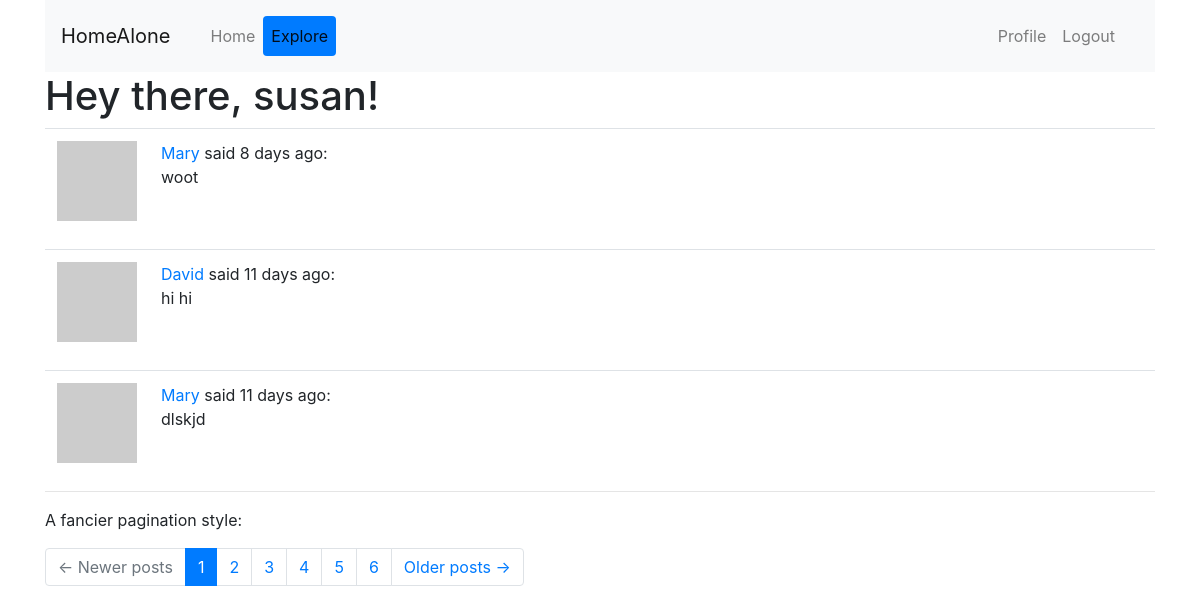
The page /explore (signed in) on the database as committed earlier.
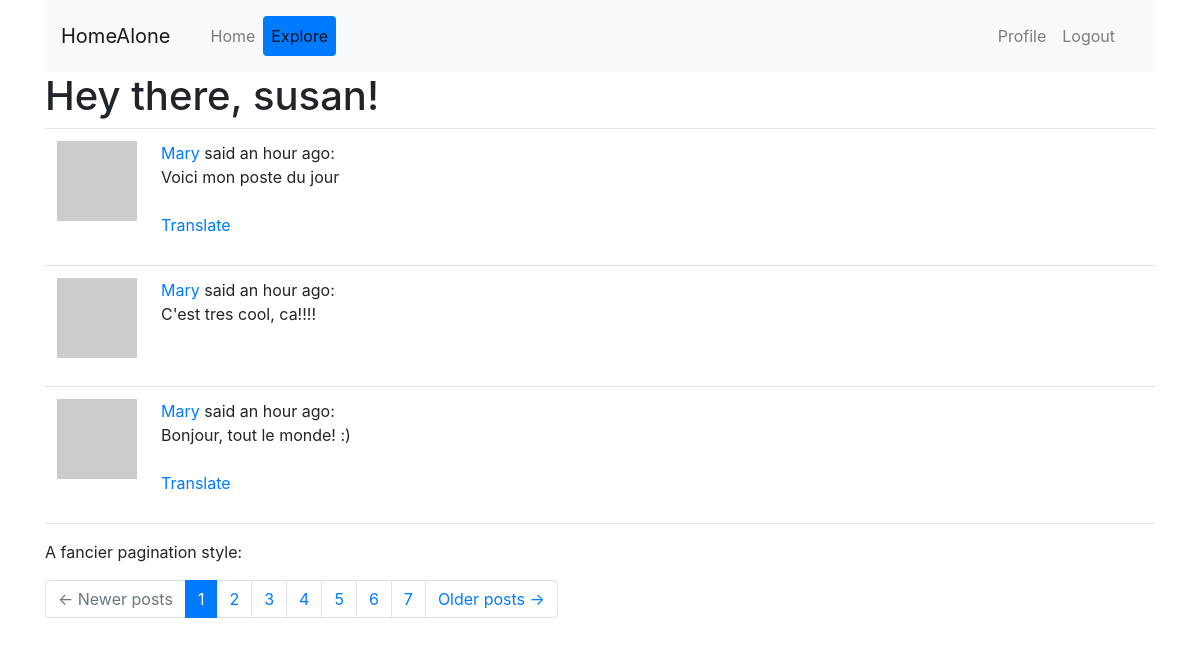
The same page on the database as committed later.
### app/models.py (models this page shows, shortened)
class User(UserMixin, db.Model):
	id = db.Column(db.Integer, primary_key=True)
	username = db.Column(db.String(64), index=True, unique=True)
	email = db.Column(db.String(120), index=True, unique=True)
	password_hash = db.Column(db.String(128))
	posts = db.relationship('Post', backref='author', lazy='dynamic')
	about_me = db.Column(db.String(140))
	last_seen = db.Column(db.DateTime, default=datetime.utcnow)
	followed = db.relationship(
		'User', # right side of relationship (users)
		secondary=followers, # left side of relationship (followers)
		primaryjoin=(followers.c.follower_id == id), # condition that links the left with the association table
		secondaryjoin=(followers.c.followed_id == id), # condition that links the right with the association table
		backref=db.backref('followers', lazy='dynamic'), # how this relationship will be accessed from the right side (from the left, the relationship is named `followed`)
		lazy='dynamic')
	def avatar(self, size):
		digest = md5(self.email.lower().encode('utf-8')).hexdigest()
		return 'https://www.gravatar.com/avatar/{}?d=identicon&s={}'.format(digest, size)

class Post(db.Model):
	id = db.Column(db.Integer, primary_key=True)
	body = db.Column(db.String(140))
	timestamp = db.Column(db.DateTime, index=True, default=datetime.utcnow)
	user_id = db.Column(db.Integer, db.ForeignKey('user.id'))
	language = db.Column(db.String(5))

### app/routes.py (the view)
@app.route('/explore')
@login_required
def explore():
	page = request.args.get('page', 1, type=int)
	pages = Post.query.order_by(Post.timestamp.desc()).paginate(
		page, app.config['POSTS_PER_PAGE'], False)
	posts = pages.items
	next_url = url_for('explore', page=pages.next_num) \
		if pages.has_next else None
	prev_url = url_for('explore', page=pages.prev_num) \
		if pages.has_prev else None
	return render_template('index.html', title="Explore", pages=pages, posts=posts,
						    next_url=next_url, prev_url=prev_url)

### app/models.py (called while the page is built)
@login.user_loader
def load_user(id):
	return User.query.get(int(id))

### app/routes.py (called while the page is built)
@app.before_request
def before_request():
	if current_user.is_authenticated:
		current_user.last_seen = datetime.utcnow()
		db.session.commit()
	g.locale = str(get_locale())

### app/templates/index.html (shortened to what this page needs)
{% extends "base.html" %}
{% from 'bootstrap/form.html' import render_form as rf %}
{% from 'bootstrap/pagination.html' import render_pagination as pagination %}
{% block app_content %}
  <h1>{{ _('Hey there, %(username)s!', username=current_user.username) }}</h1>
  {% for post in posts %}
  	{% include '_post.html' %}
  {% endfor %}
  <hr>
  <p>{{ _('A fancier pagination style:') }}</p>
  {{ pagination(
      pages,
      prev=('<span aria-hidden="true">&larr;</span>{}'.format( _(" Newer posts") ))|safe,
      next=('{}<span aria-hidden="true">&rarr;</span>'.format( _("Older posts ") ))|safe
  ) }}
{% endblock %}

### app/templates/base.html (shortened to what this page needs)
{% extends 'bs-f_base.html' %}
{% from 'bootstrap/nav.html' import render_nav_item as rni %}
  {% block navbar %}
  <div class='container'>
    <nav class='navbar navbar-expand-sm navbar-light bg-light'>
      <a class="navbar-brand" href='/index'>{{ _('HomeAlone') }}</a>
      <div class='collapse navbar navbar-collapse d-flex justify-content-between' id='bs-example-navbar-collapse-1'>
        <ul class='navbar-nav nav-pills'>
          {{ rni('index', _('Home'), use_li=True) }}
          {{ rni('explore', _('Explore'), use_li=True) }}
        </ul>
        <ul class='navbar-nav nav-pills'>
          {% if current_user.is_anonymous %}
            {{ rni('login', _('Login'), use_li=True) }}
          {% else %}
            {{ rni('user', _('Profile'), username=current_user.username) }}
            {{ rni('logout', _('Logout'), use_li=True) }}
          {% endif %}
        </ul>
      </div>
    </nav>
  </div>
  {% endblock navbar %}
  {% block content %}
    <div class='container'>
      {% block app_content %}{% endblock %}
    </div>
  {% endblock content %}

### app/templates/bs-f_base.html (shortened to what this page needs)
<!doctype html>
<html lang='en'>
  <head>
    {% block head %}
      {% block styles %}{{ bootstrap.load_css() }}{% endblock %}
    {% endblock head %}
  </head>
  <body>
  {% block navbar %}{% endblock %}
  {% block content %}{% endblock %}
</body>
</html>

### app/templates/_post.html (shortened to what this page needs)
 <table class='table table-hover'>
 	<tr>
 		<td width='70px'>
 			<a href="{{ url_for('user', username=post.author.username) }}">
	 			<img src="{{ post.author.avatar(70) }}" />
	 		</a>
	 	</td>
 		<td>
	 			{{ _('%(username)s said %(when)s',
	 					username=user_link, when=moment(post.timestamp).fromNow()) }}:
	 			<br>
	 			<span id="post{{ post.id }}">{{ post.body }}</span>
 			{% if post.language and post.language != g.locale %}
	 			<br><br>
	 			<span id="translation{{ post.id }}">
		 			<a href="javascript:translate(
						 					'#post{{ post.id }}',
						 					'#translation{{ post.id }}',
						 					'{{ post.language }}',
						 					'{{ g.locale }}');">{{ _('Translate') }}</a>
		 		</span>
 			{% endif %}
	 		</td>
 	</tr>
 </table>

Rows that differ between the two databases and show on the page:
no longer on this page (row unchanged): Post: body "woot"
no longer on this page (row unchanged): Post: body "hi hi"
no longer on this page (row unchanged): Post: body "dlskjd"
added Post: body "Voici mon poste du jour"
added Post: body "C'est tres cool, ca!!!!"
added Post: body "Bonjour, tout le monde! :)"
Other text that changed with them:
text now shown: "7"
